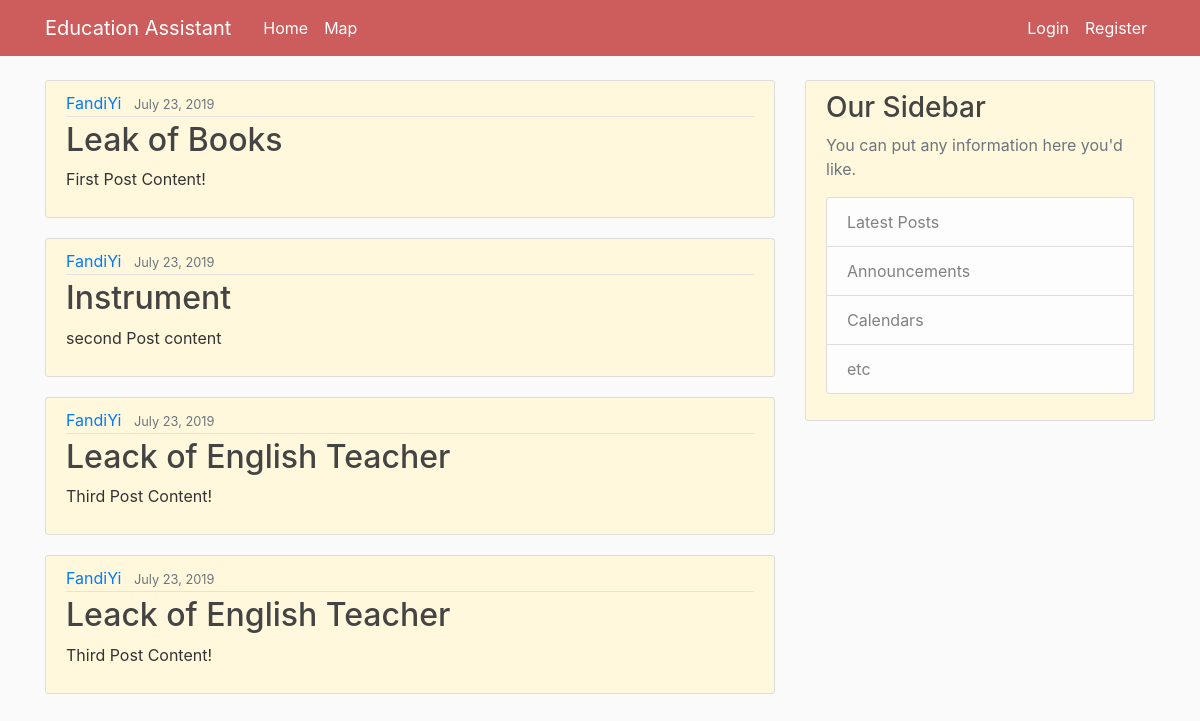
The page / on the database its author committed.
### Education/models.py (models this page shows, shortened)
class Post(models.Model):
    title = models.CharField(max_length=100)
    content =models.TextField()
    date_posted=models.DateTimeField(default=timezone.now())
    Teacher = models.ForeignKey(User, on_delete=models.CASCADE)

### Education/views.py (the view)
# urls.py: path('', views.home, name='home-page'),
def home(request):
    context = {
        'posts': Post.objects.all() #key
    }
    return render(request,'Education/home.html',context)

### Education/Templates/Education/home.html
{% extends "Education/base.html"%}
{% block content%}
    {% for post in posts %}
              <article class="media content-section">
          <div class="media-body">
           <div class="article-metadata">
             <a class="mr-2" href="#">{{ post.Teacher }}</a>
             <small class="text-muted">{{ post.date_posted|date:"F d, Y"}}</small>
           </div>
           <h2><a class="article-title" href="#">{{ post.title }}</a></h2>
           <p class="article-content">{{ post.content }}</p>
          </div>
          </article>
    {% endfor %}
{%endblock content %}

### Education/Templates/Education/base.html (shortened to what this page needs)
{%load static%}
<!DOCTYPE html>
<html lang="en" dir="ltr">
  <head>
    <link rel="stylesheet" href="https://stackpath.bootstrapcdn.com/bootstrap/4.3.1/css/bootstrap.min.css">
    <link rel="stylesheet" type="text/css" href="{% static 'Education/main.css' %}">
  </head>
  <body>
      <header class="site-header">
        <nav class="navbar navbar-expand-md navbar-dark bg-steel fixed-top">
          <div class="container">
            <a class="navbar-brand mr-4" href="{%url 'home-page'%}">Education Assistant</a>
            <div class="collapse navbar-collapse" id="navbarToggle">
              <div class="navbar-nav mr-auto">
                <a class="nav-item nav-link" href=" {%url 'home-page'%}">Home</a>
                <a class="nav-item nav-link" href="{%url 'home-map'%}">Map</a>
              </div>
              <div class="navbar-nav">
                {% if user.is_authenticated %}
                <a class="nav-item nav-link" href="{%url 'profile'%}">Profile</a>
                <a class="nav-item nav-link" href="{%url 'logout'%}">Logout</a>
                {% else %}
                <a class="nav-item nav-link" href="{%url 'login'%}">Login</a>
                <a class="nav-item nav-link" href="{%url 'register'%}">Register</a>
                {% endif %}
              </div>
            </div>
          </div>
        </nav>
      </header>
      <main role="main" class="container">
         <div class="row">
           <div class="col-md-8">
             {% block content %}{% endblock %}
           </div>
           <div class="col-md-4">
             <div class="content-section">
               <h3>Our Sidebar</h3>
               <p class='text-muted'>You can put any information here you'd like.
                 <ul class="list-group">
                   <li class="list-group-item list-group-item-light">Latest Posts</li>
                   <li class="list-group-item list-group-item-light">Announcements</li>
                   <li class="list-group-item list-group-item-light">Calendars</li>
                   <li class="list-group-item list-group-item-light">etc</li>
                 </ul>
               </p>
             </div>
           </div>
         </div>
       </main>
  </body>
</html>

### Education/static/Education/main.css (style rules this page uses)
body { background: #fafafa; color: #333333; margin-top: 5rem; }
h1, h2, h3, h4, h5, h6 { color: #444444; }
ul { margin: 0; }
.bg-steel { background-color: #cd5c5c; }
.site-header .navbar-nav .nav-link { color: white; }
.content-section { background: #fff8dc; padding: 10px 20px; border: 1px solid #dddddd; border-radius: 3px; margin-bottom: 20px; }
.article-title { color: #444444; }
.article-content { white-space: pre-line; }
.article-metadata { padding-bottom: 1px; margin-bottom: 4px; border-bottom: 1px solid #e3e3e3 }

### rows shown on the page
Post: Teacher "FandiYi", date_posted "July 23, 2019", title "Leak of Books", content "First Post Content!"
Post: Teacher "FandiYi", date_posted "July 23, 2019", title "Instrument", content "second Post content"
Post: Teacher "FandiYi", date_posted "July 23, 2019", title "Leack of English Teacher", content "Third Post Content!"
Post: Teacher "FandiYi", date_posted "July 23, 2019", title "Leack of English Teacher", content "Third Post Content!"
